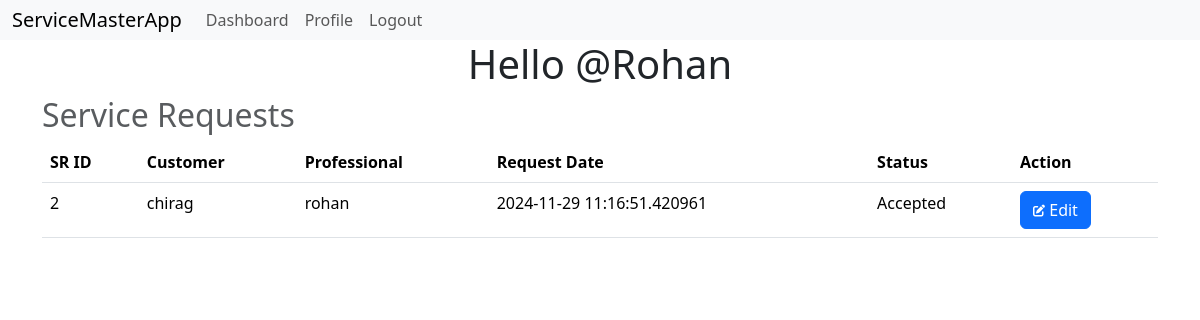
Screenshot of /pdashboard (signed in) with the database file from the repository.
### models.py (models this page shows, shortened)
class Professional(db.Model):
    __tablename__='professional'
    id=db.Column(db.Integer, primary_key=True)
    username=db.Column(db.String(32), nullable=False, unique=True)
    passwordhash=db.Column(db.String(512), nullable=False)
    name=db.Column(db.String(64), nullable=False)
    contact=db.Column(db.Integer, nullable=False)
    service_id=db.Column(db.Integer, db.ForeignKey('service.id'), nullable=False)
    experience=db.Column(db.Integer, nullable=False)
    pincode=db.Column(db.String(8), nullable=False)
    utype=db.Column(db.String(16), nullable=False, default='Professional')
    status=db.Column(db.String(16), nullable=True, default='Pending')
    profile=db.Column(db.String(512), nullable=False)
    is_admin=db.Column(db.Boolean, nullable=False, default=False)
    @property
    def password(self):
        raise AttributeError('password is not a readable attribute')

class ServiceRequest(db.Model):
    __tablename__='servicerequests'
    servicereqid=db.Column(db.Integer,primary_key=True)
    cuser=db.Column(db.String(32),db.ForeignKey('customer.username'),nullable=False)
    puser=db.Column(db.String(32),db.ForeignKey('professional.username'),nullable=False)
    service_id=db.Column(db.Integer, db.ForeignKey('service.id'), nullable=False)
    requestdate=db.Column(db.DateTime, nullable=False)
    completedate=db.Column(db.DateTime, nullable=True)
    status=db.Column(db.String(32), nullable=False)
    rating=db.Column(db.String(32), nullable=True)
    review=db.Column(db.String(512), nullable=True)
    customers=db.relationship('Customer', backref='servicerequests', lazy=True)
    services=db.relationship('Service', backref='servicerequests', lazy=True)
    professionals=db.relationship('Professional', backref='servicerequests', lazy=True)

### routes.py (the view)
@app.route('/pdashboard')
@auth_required
def pdashboard():
    user=Professional.query.get(session['user_id'])
    return render_template('pdashboard.html',user=user, servreq=ServiceRequest.query.filter_by(puser=user.username))

### routes.py (called while the page is built)
def auth_required(func):
    @wraps(func)
    def inner(*args, **kwargs):
        if 'user_id' not in session:
            flash('Please Login')
            return redirect(url_for('login'))
        return func(*args, **kwargs)
    return inner

### templates/pdashboard.html (shortened to what this page needs)
{% extends 'layout.html' %}
{% block content %}
    <h1>Hello @{{user.name}}</h1>
    <div class="heading">
        <h2 class="text-muted">Service Requests</h2>
    </div>
    <table class="table">
        <thead>
            <th>SR ID</th>
            <th>Customer</th>
            <th>Professional</th>
            <th>Request Date</th>
            <th>Status</th>
            <th>Action</th>
        </thead>
        <tbody>
            {% for sr in servreq %}
                <tr>
                    <td>{{sr.servicereqid}}</td>
                    <td>{{sr.cuser}}</td>
                    <td>{{sr.puser}}</td>
                    <td>{{sr.requestdate}}</td>
                    <td>{{sr.status}}</td>
                    <td>
                    {% if sr.status == 'Requested' or sr.status == 'Accepted' %}
                        <a class="btn btn-primary" href="{{url_for('peditservicerequest', servicereq_id=sr.servicereqid)}}">
                            <i class="fas fa-edit fa-xs"></i>
                            Edit
                        </a>
                   {% else %}
                       Service is {{sr.status}}
                   {% endif %}
                </td>
                </tr>
            {% endfor %}
        </tbody>
    </table>
{% endblock %}

### templates/pdashboard.html (style rules this page uses)
.heading { display: flex; justify-content: space-between; align-items: center; }
h1 { text-align: center; }

### rows the page displays
Professional: name "Rohan"
ServiceRequest: servicereqid "2", cuser "chirag", puser "rohan", requestdate "2024-11-29 11:16:51.420961", status "Accepted"
